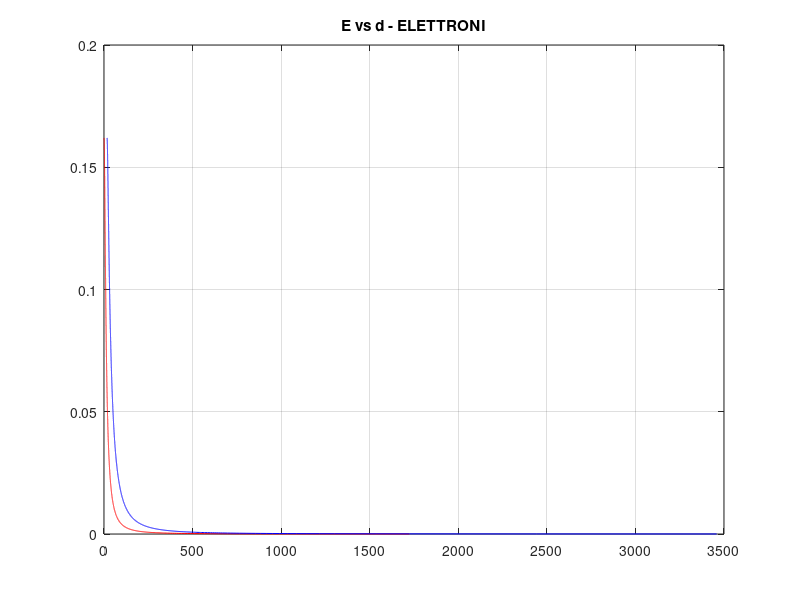
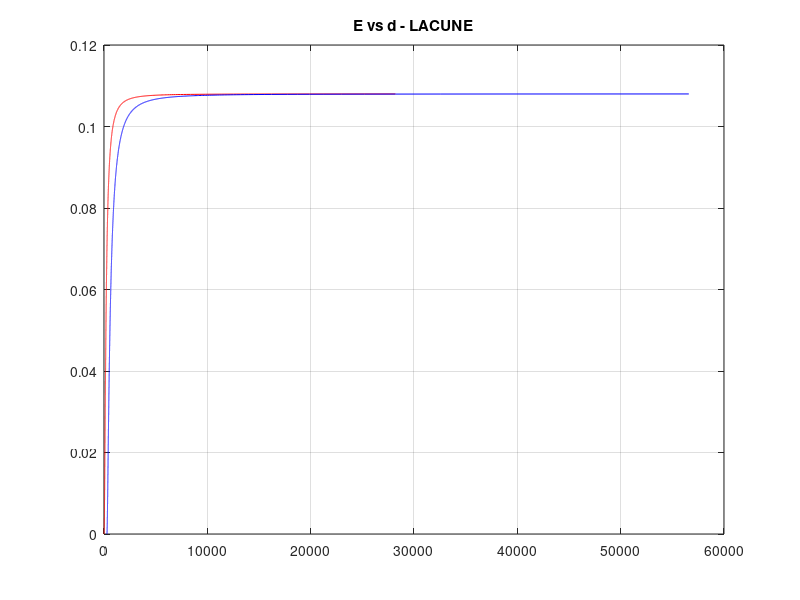

Here is the MATLAB script that generated these plots, in order:
%clear all
%close all
%clc

%TODO plot diagramma a bande

m_e = 4.385358e-32; %kg
m_h = 3.9351705e-31; %kg
h_t = 6.582199e-16; %eV*s
U1e = 0; %eV
U2e = 0.162; %eV
Ee = linspace(U1e, U2e, 10000);
gammae = (sqrt(2*m_e)./h_t).*sqrt(U2e - Ee);
deltae = (sqrt(2*m_e)./h_t).*sqrt(U2e - Ee);
k_xe = (sqrt(2*m_e)./h_t).*sqrt(Ee - U1e);
d0e = (1./k_xe).*(atan(gammae./k_xe)+ atan(deltae./k_xe)); %nm
d1e = (1./k_xe).*(atan(gammae./k_xe)+ atan(deltae./k_xe)+pi); %nm


U1h = 0.108; %eV
U2h = 0; %eV
Eh = linspace(U2h, U1h, 10000);
gammah = (sqrt(2*m_h)./h_t).*sqrt(Eh - U2h);
deltah = (sqrt(2*m_h)./h_t).*sqrt(Eh - U2h);
k_xh = (sqrt(2*m_h)./h_t).*sqrt(U1h - Eh);
d0h = (1./k_xh).*(atan(gammah./k_xh)+ atan(deltah./k_xh)) .* 40.02499; %nm
d1h = (1./k_xh).*(atan(gammah./k_xh)+ atan(deltah./k_xh)+pi) .* 40.02499; %nm

figure(11)
plot(d0e,Ee,'r',d1e,Ee,'b')
title('E vs d - ELETTRONI')
grid on

figure(22)
plot(d0h,Eh,'r',d1h,Eh,'b')
title('E vs d - LACUNE')
grid on

d = 10e-9;
E1e = 2.0875e-20;
E0e = 5.8665e-21;
E1h = -1.2553e-19;
E0h = -1.2847e-19;

lambda_ric = h_t*2*pi*3e8/(E0e-E0h);
